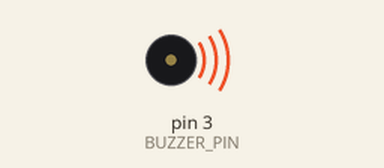
This sketch was run on a simulated Arduino Uno, built with avr-gcc and run on an emulated ATmega328P. On the bench: buzzer (waves = sounding, pin HIGH).

Above: at 0.5 s.
Timing chart, 0 to 4.6 s (numbered marks = the images above):
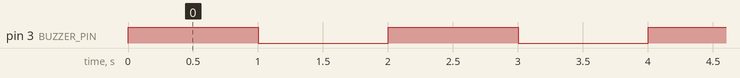

Measured:
- by itself, pin 3 (BUZZER_PIN): alternates HIGH for 1.0 s and LOW for 1.0 s

The sketch:

Buzzer.ino
```cpp
// Codigo basico para conectar y probar Buzzer
// Arduino UNO - MEGA
// VCC -> PIN 3
// GND -> GND
#define BUZZER_PIN 3  // Pin donde está conectado el buzzer

void setup() {
  pinMode(BUZZER_PIN, OUTPUT); // Configurar el pin como salida
}

void loop() {
  digitalWrite(BUZZER_PIN, HIGH); // Encender el buzzer
  delay(1000); // Esperar 1 segundo
  digitalWrite(BUZZER_PIN, LOW);  // Apagar el buzzer
  delay(1000); // Esperar 1 segundo
}
```
